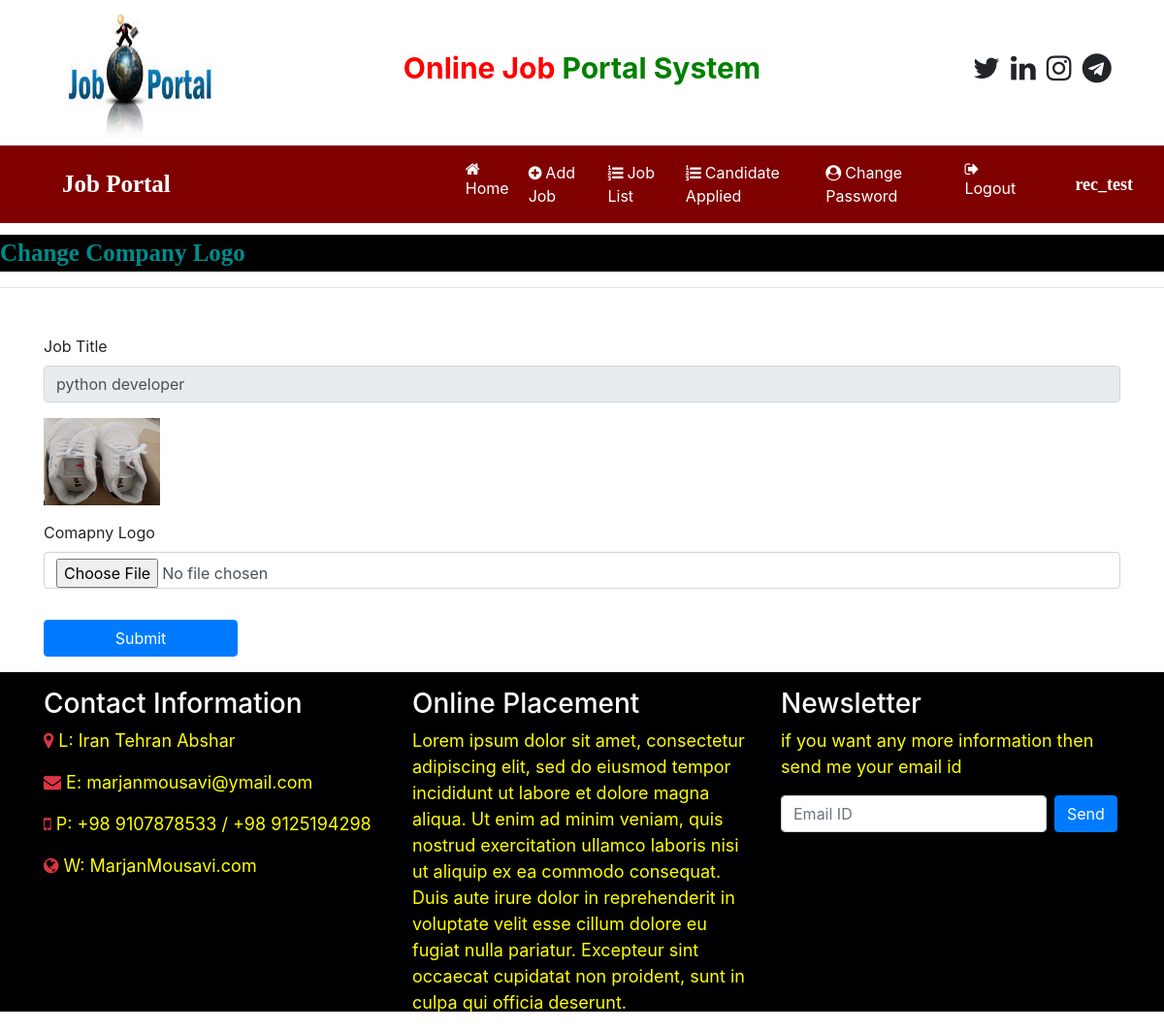
Page /change_companylogo/1 (signed in) on the earlier database version.
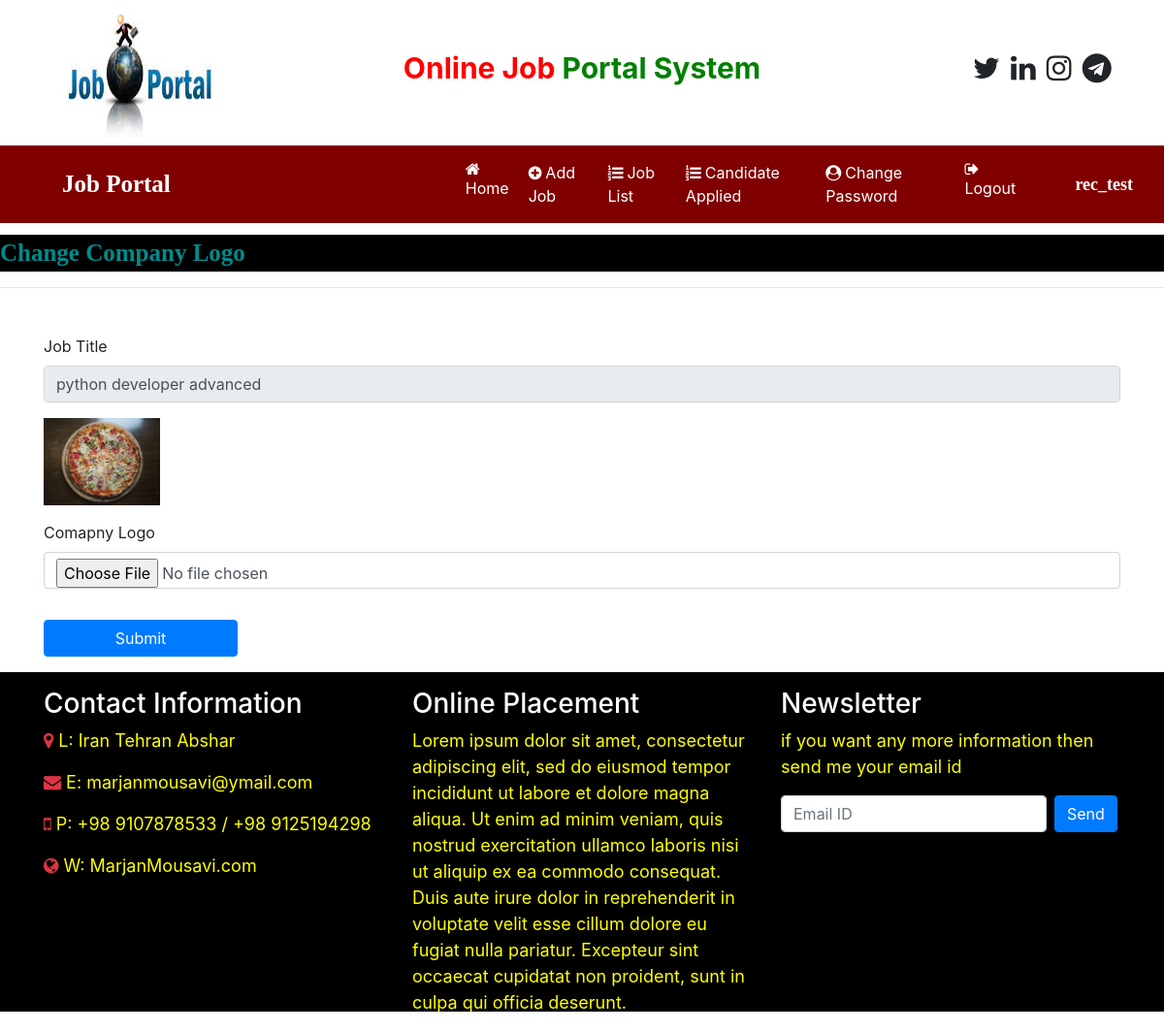
Same page on the later database version.
### job/models.py (models this page shows, shortened)
class Job(models.Model):
    recruiter = models.ForeignKey(Recruiter,on_delete=models.CASCADE)
    start_date = models.DateField()
    end_date = models.DateField()
    title = models.CharField(max_length=100)
    salary = models.FloatField(max_length=20)
    image = models.FileField()
    description = models.CharField(max_length=300)
    experience = models.CharField(max_length=50)
    location = models.CharField(max_length=100)
    skills = models.CharField(max_length=100)
    creationdate = models.DateField()

### job/views.py (the view, shortened to what this page needs)
# urls.py: path('change_companylogo/<int:pid>', change_companylogo, name='change_companylogo'),
def change_companylogo(request,pid):
    if not request.user.is_authenticated:
        return redirect('job:recruiter_login')
    error = ''
    job = Job.objects.get(id=pid)
    d = {'error' : error,'job':job}
    return render(request, 'job/change_companylogo.html',d)

### job/templates/job/change_companylogo.html (shortened to what this page needs)
{% load static %}
{% block body %}
{% include 'job/recruiter_navigation.html' %}
<marquee behavior="" direction="" style="font-family: cursive; font-size: 25px; color: darkcyan;background-color: black; font-weight: bold; margin-top: 1%;">
    Change Company Logo
</marquee>
<hr>
<form action="" method="POST" class="container mt-5" enctype="multipart/form-data">
    <div class="form-row">
        <div class="form-group col-md-12">
            <label for="">Job Title</label>
            <input type="text" class="form-control" readonly name="jobtitle" value="{{job.title}}" required>
        </div>
    </div>
    <div class="form-row">
        <div class="form-group col-md-12">
            <img src="{{job.image.url}}" width="120" height="90">
        </div>
    </div>
    <div class="form-row">
        <div class="form-group col-md-12">
            <label for="">Comapny Logo</label>
            <input type="file" class="form-control" name="logo" required>
        </div>
    </div>
    <input type="submit" value="Submit" class="btn btn-primary mt-3" style="width: 200px;">
</form>
{% include 'job/footer.html' %}
{% endblock body %}

Differences in the rows shown:
changed Job: jobtitle "python developer" → "python developer advanced"; image: a different picture
